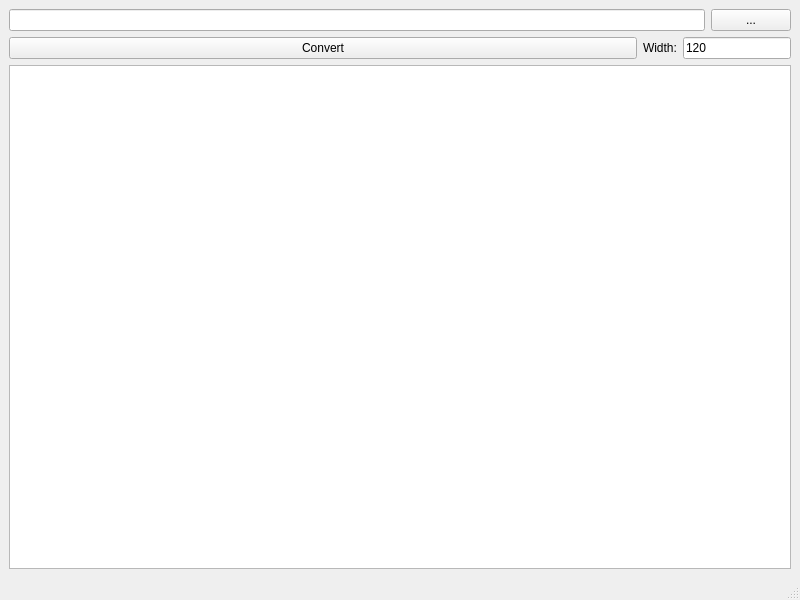
<?xml version="1.0" encoding="UTF-8"?>
<ui version="4.0">
 <class>MainWindow</class>
 <widget class="QMainWindow" name="MainWindow">
  <property name="geometry">
   <rect>
    <x>0</x>
    <y>0</y>
    <width>800</width>
    <height>600</height>
   </rect>
  </property>
  <property name="windowTitle">
   <string>AsciiTool</string>
  </property>
  <widget class="QWidget" name="centralwidget">
   <layout class="QVBoxLayout" name="verticalLayout">
    <item>
     <layout class="QHBoxLayout" name="horizontalLayout">
      <item>
       <widget class="QLineEdit" name="lineEdit"/>
      </item>
      <item>
       <widget class="QPushButton" name="filePickButton">
        <property name="sizePolicy">
         <sizepolicy hsizetype="Minimum" vsizetype="Fixed">
          <horstretch>0</horstretch>
          <verstretch>0</verstretch>
         </sizepolicy>
        </property>
        <property name="text">
         <string>...</string>
        </property>
       </widget>
      </item>
     </layout>
    </item>
    <item>
     <layout class="QHBoxLayout" name="horizontalLayout_2">
      <item>
       <widget class="QPushButton" name="pushButton">
        <property name="sizePolicy">
         <sizepolicy hsizetype="MinimumExpanding" vsizetype="Fixed">
          <horstretch>0</horstretch>
          <verstretch>0</verstretch>
         </sizepolicy>
        </property>
        <property name="text">
         <string>Convert</string>
        </property>
       </widget>
      </item>
      <item>
       <widget class="QLabel" name="label">
        <property name="text">
         <string>Width:</string>
        </property>
       </widget>
      </item>
      <item>
       <widget class="QLineEdit" name="width">
        <property name="sizePolicy">
         <sizepolicy hsizetype="Minimum" vsizetype="Fixed">
          <horstretch>0</horstretch>
          <verstretch>0</verstretch>
         </sizepolicy>
        </property>
        <property name="text">
         <string>120</string>
        </property>
       </widget>
      </item>
     </layout>
    </item>
    <item>
     <widget class="QPlainTextEdit" name="textBox">
      <property name="readOnly">
       <bool>true</bool>
      </property>
     </widget>
    </item>
   </layout>
  </widget>
  <widget class="QMenuBar" name="menubar">
   <property name="geometry">
    <rect>
     <x>0</x>
     <y>0</y>
     <width>800</width>
     <height>30</height>
    </rect>
   </property>
  </widget>
  <widget class="QStatusBar" name="statusbar"/>
 </widget>
 <resources/>
 <connections/>
</ui>
